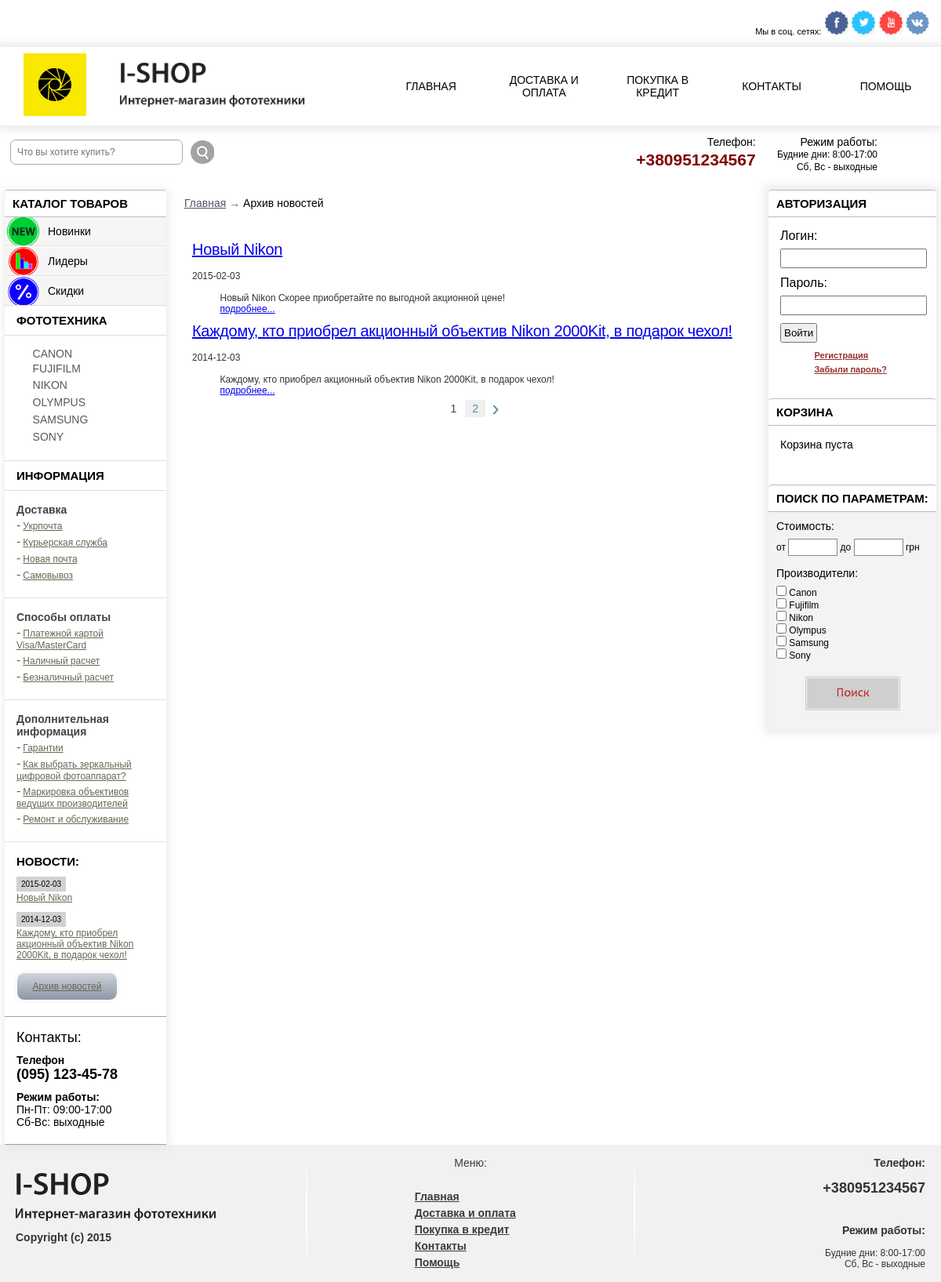
/?view=archive, run on the app's committed database.
### tables this page shows
CREATE TABLE IF NOT EXISTS `page` (
  `page_id` tinyint(3) unsigned NOT NULL AUTO_INCREMENT,
  `title` varchar(255) NOT NULL,
  `keywords` varchar(255) NOT NULL,
  `description` varchar(255) NOT NULL,
  `position` tinyint(3) unsigned NOT NULL DEFAULT '0',
  `text` text NOT NULL,
  PRIMARY KEY (`page_id`)
);

CREATE TABLE IF NOT EXISTS `news` (
  `news_id` int(10) unsigned NOT NULL AUTO_INCREMENT,
  `title` varchar(255) NOT NULL,
  `goods_id` int(10) unsigned NOT NULL,
  `keywords` varchar(255) NOT NULL,
  `description` varchar(255) NOT NULL,
  `anons` text NOT NULL,
  `text` text NOT NULL,
  `data` date NOT NULL,
  PRIMARY KEY (`news_id`)
);

### www/controller/controller.php (called while the page is built, shortened)
<?php
require_once 'functions/functions.php';
$cat = catalog();
$informers = informer();
$pages = pages();
$news = get_title_news();
$view = empty($_GET['view']) ? 'leader' : $_GET['view'];
switch($view){
    case('archive'):
    $perpage = 2;
    if(isset($_GET['page'])){
        $page = (int)$_GET['page'];
        if($page < 1) $page = 1;
    }else{
        $page = 1;
    }
    $count_rows = count_news();
    $pages_count = ceil($count_rows / $perpage);
    $start_position = ($page - 1) * $perpage;
        $all_news = get_all_news($start_position, $perpage);
    break;
}
require_once TEMPLATE.'index.php';

### www/index.php (called while the page is built, shortened)
<?php
require_once CONTROLLER;

### www/model/model.php (called while the page is built, shortened)
<?php
function catalog(){
	$query = "SELECT * FROM brands ORDER BY parent_id, brand_name";
	$res = mysql_query($query) or die(mysql_query());
	$cat = array();
	while($row = mysql_fetch_assoc($res)){
		if(!$row['parent_id']){
			$cat[$row['brand_id']][] = $row['brand_name'];
			}else{
				$cat[$row['parent_id']]['sub'][$row['brand_id']] = $row['brand_name'];
				}
		}
	return $cat;
	}
function pages(){
    $query = "SELECT page_id, title FROM page ORDER BY position";
    $res = mysql_query($query) or die(mysql_error());
    $pages = array();
    while($row = mysql_fetch_assoc($res)){
        $pages[] = $row;
    }
     return $pages;
}
function get_title_news(){
    $query = "SELECT news_id, title, data FROM news ORDER BY data DESC LIMIT 2";
    $res = mysql_query($query) or die(mysql_error());
    $news = array();
    while($row = mysql_fetch_assoc($res)){
        $news[] = $row;
    }
    return $news;
}
function get_all_news($start_position, $perpage){
    $query = "SELECT news_id, title, anons, data FROM news ORDER BY data DESC LIMIT $start_position, $perpage";
    $res = mysql_query($query) or die(mysql_error());
    $all_news = array();
    while($row = mysql_fetch_assoc($res)){
        $all_news[] = $row;
    }
    return $all_news;
}
function count_news(){
    $query = "SELECT COUNT(news_id) FROM news";
    $res = mysql_query($query) or die(mysql_error());
    $count_news = mysql_fetch_row($res);
    return $count_news[0];
}
function informer(){
	$query = "SELECT * FROM link
				INNER JOIN informer ON
					link.parent_informer = informer.informer_id
						ORDER BY informer_position, link_position";
	$res = mysql_query($query) or die(mysql_query());
	$informers = array();
	$name = '';
	while($row = mysql_fetch_assoc($res)){
		if($row['informer_name'] != $name){
		  $informers[$row['informer_id']][] = $row['informer_name'];
		  $name = $row['informer_name'];
			}
			$informers[$row['parent_informer']]['sub'][$row['link_id']] = $row['link_name'];
		}
		return $informers;
	}

### www/views/ishop/archive.php (the view, shortened to what this page needs)
<div class="crumb">
    	<a href="<?=PATH?>">Главная</a> &#8594;
        <span>Архив новостей</span>
</div>
<div class="content-txt">
    <?php if($all_news): ?>
        <?php foreach($all_news as $item):?>
          <h2><a href="?view=news&amp;news_id=<?=$item['news_id']?>"><?=$item['title']?></a></h2>
          <span class="news_date"><?=$item['data']?></span>
          <br /><br />
          <p><?=$item['anons']?></p>
          <p><a href="?view=news&amp;news_id=<?=$item['news_id']?>">подробнее...</a></p>
        <?php endforeach;?>
        <?php if($pages_count > 1) pagination($page, $pages_count)?>
    <?php else:?>
        <p>Новостей пока нет.</p>
    <?php endif;?>
</div>

### www/views/ishop/include/header.php (shortened to what this page needs)
<!DOCTYPE html PUBLIC "-//W3C//DTD XHTML 1.0 Transitional//EN" "http://www.w3.org/TR/xhtml1/DTD/xhtml1-transitional.dtd">
<html xmlns="http://www.w3.org/1999/xhtml">
<head>
<link rel="stylesheet" type="text/css" href="<?=TEMPLATE?>style.css" />
<link rel="stylesheet" type="text/css" href="<?=TEMPLATE?>css/cloud-zoom.css" />
</head>
<body>
<div class="main">
<div class="header">
    <div class="head-link">
    <span style="display: inline-block; font-size: 11px; text-align:right;">Мы в соц. сетях:<br /></span>
        <a href="https://www.facebook.com/" title="Facebook" target="_blank"><img src="<?=TEMPLATE?>img/icon-fb.png" /></a>
        <a href="https://www.twitter.com/" title="Twitter" target="_blank"><img src="<?=TEMPLATE?>img/icon-twitter.png" /></a>
        <a href="https://youtube.com/" title="Youtube" target="_blank"><img src="<?=TEMPLATE?>img/icon-yt.png" /></a>
        <a href="https://vk.com/" title="Vk" target="_blank"><img src="<?=TEMPLATE?>img/icon-vk.png" /></a>
    </div>
       <div class="head">
       	<div class="logo-head">
           <a href="/"><img class="logo" src="<?=TEMPLATE?>img/logo.png" alt="Интернет магазин фототехники"/> </a>
	       <a href="/"><img class="slogan" src="<?=TEMPLATE?>img/slogan1.png" alt=""/></a>
        </div>
        <div class="menu">
            <ul>
            <li class="menu-item"><a href="<?=PATH?>">Главная</a></li>
            <?php if($pages): ?>
                <?php foreach($pages as $item):?>
                <li class="menu-item"><a href="?view=page&amp;page_id=<?=$item['page_id']?>"><?=$item['title']?></a></li>
                <?php endforeach; ?>
            <?php endif; ?>
            </ul>
        </div>
        </div>
    <div class="head-contact">
		<p><strong>Телефон:</strong><br/><span>+380951234567</span></p>
		<p><strong>Режим работы:</strong><br/> Будние дни: 8:00-17:00 <br/> Сб, Вс - выходные</p>
	</div>
    <div class="search-head-div">
	<form method="get">
		<ul class="search-head">
    		<li><input type="text" name="search" id="quickquery" placeholder="Что вы хотите купить?" />
    		</li>
    		<li><input id="img" type="image" class="search-btn" src="<?=TEMPLATE?>img/btn-search.png" title="Поиск" /></li>
		</ul>
	</form>
    </div>
	</div>

### www/views/ishop/include/leftbar.php (shortened to what this page needs)
        <div id="left-bar">
        	<div class="left-bar-cont">
            <h2><span>Каталог товаров</span></h2>
            <div style="background-color: #f5f5f5;"><h3 class="nav-new"><a class="ajax_catNO"  href="?view=new">Новинки</a></h3>
            <h3 class="nav-leader"><a class="ajax_catNO" href="?view=leader">Лидеры</a></h3>
            <h3 class="nav-sale"><a class="ajax_catNO" href="?view=sale">Скидки</a></h3>
            </div>
            <h4><span>Фототехника</span></h4>
           	  <ul class="nav-catalog" id="accordion">
              	<?php foreach($cat as $key => $item): ?>
                	<?php if(count($item) > 1):  ?>
                          <h3 style="text-transform: uppercase;"><li><a href="#">&nbsp;&nbsp;&nbsp;&nbsp;<?=$item[0]?></a> </li></h3>
                        <?php elseif($item[0]):  ?>
                        	<li style="text-transform: uppercase;"><a <?=active_url1("category=$key")?> href="?view=cat&category=<?=$key?>">&nbsp;&nbsp;&nbsp;&nbsp;<?=$item[0] ?></a></li>
                    <?php endif; ?>
				<?php endforeach; ?>
               </ul>
        <h4><span>Информация</span></h4>
             <?php foreach($informers as $informer):?>
                <div class="info">
                    <h3><?=$informer[0]?></h3>
                    <ul>
                        <?php foreach($informer['sub'] as $key => $sub):?>
                        <li><a class="ajax_link" href="?view=informer&informer_id=<?=$key?>"><?=$sub?></a></li>
                        <?php endforeach;?>
                    </ul>
                </div>
             <?php endforeach;?>
<div class="news">
<h3>Новости:</h3>
    <?php if($news):?>
        <?php foreach($news as $item):?>
            <p>
            	<span><?=$item['data']?></span>
                <a href="?view=news&amp;news_id=<?=$item['news_id']?>"><?=$item['title']?></a>
            </p>
        <?php endforeach;?>
        <a href="?view=archive" class="news-archive">Архив новостей</a>
    <?php else: ?>
        <p>Новостей пока нет.</p>
    <?php endif; ?>
</div>
              <div class="bar-contact">
                	<h3>Контакты:</h3>
                    <p><strong>Телефон</strong><br />
                    <span>(095) 123-45-78</span></p>
                    <p><strong>Режим работы:</strong><br />
                    Пн-Пт: 09:00-17:00<br />
                    Сб-Вс: выходные<br /> </p>
                </div>
          </div>
        </div>

### www/views/ishop/include/footer.php (shortened to what this page needs)
   <div class="footer">
   		<div class="flogo">
        	<a href="/"><img src="<?=TEMPLATE?>img/slogan1.png" alt="Интернет-магазин фототехники" /></a>
<p>Copyright (c) 2015</p>
        </div>
        <div class="fphone">
            <h2>Телефон:</h2><br />
            <h1>+380951234567</h1>
            <h2>Режим работы:</h2><br/>
            <p>Будние дни: 8:00-17:00 <br/>
            Сб, Вс - выходные</p>
        </div>
        <div class="fmenu">
        	<p>Меню:</p>
            <ul>
<li><a href="<?=PATH?>">Главная</a></li>
    <?php if($pages): ?>
        <?php foreach($pages as $item):?>
        <li><a href="?view=page&amp;page_id=<?=$item['page_id']?>"><?=$item['title']?></a></li>
        <?php endforeach; ?>
    <?php endif; ?>
            </ul>
        </div>
   </div>

### data on the page
page: title "ДОСТАВКА И ОПЛАТА", title "Доставка и оплата"
page: title "ПОКУПКА В КРЕДИТ", title "Покупка в кредит"
page: title "КОНТАКТЫ", title "Контакты"
page: title "ПОМОЩЬ", title "Помощь"
news: title "Новый Nikon", data "2015-02-03", anons "Новый Nikon Скорее приобретайте по выгодной акционной цене!"
news: title "Каждому, кто приобрел акционный объектив Nikon 2000Kit, в подарок чехол!", data "2014-12-03", anons "Каждому, кто приобрел акционный объектив Nikon 2000Kit, в подарок чехол!"

### other printed values
$page "1"
$page+1 "2"
$item[0] "CANON"
$item[0] "FUJIFILM"
$item[0] "NIKON"
$item[0] "OLYMPUS"
$item[0] "SAMSUNG"
$item[0] "SONY"
$informer[0] "Доставка"
$sub "Укрпочта"
$sub "Курьерская служба"
$sub "Новая почта"
$sub "Самовывоз"
$informer[0] "Способы оплаты"
$sub "Платежной картой Visa/MasterCard"
